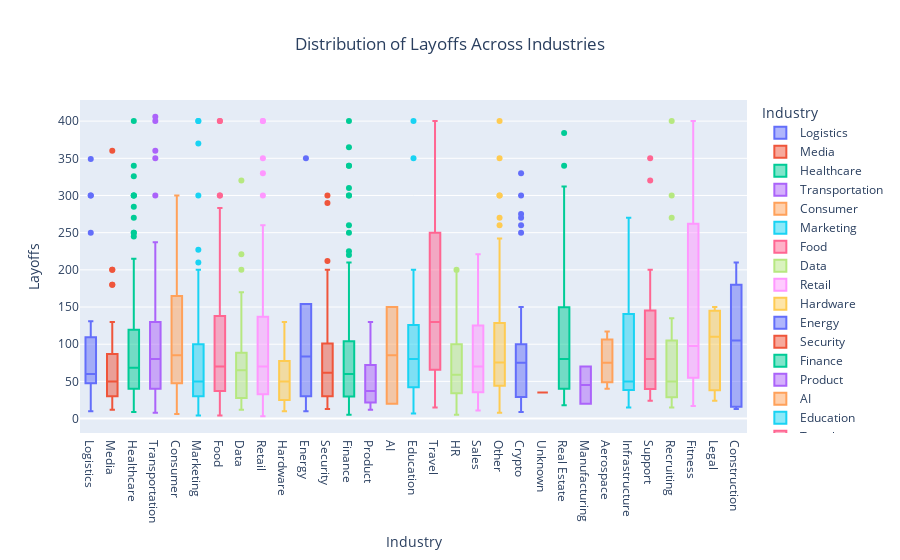

Write notebook code for a chart like this one.
### Markdown cell above
## 1. Industry Layoffs

### Code cell
# Box plot distribution of layoffs across industries
fig_industries_box = px.box(
    clean_df,
    x = 'Industry',
    y = 'Layoffs',
    title = 'Distribution of Layoffs Across Industries',
    color = 'Industry'
)

fig_industries_box.update_layout(title_x = 0.5)

fig_industries_box.show()

### Figure 1 — Plotly figure (JSON) as saved in the notebook; plotly's stock layout.template omitted (floating-point values rounded to 4 significant figures; data arrays with more than 128 entries replaced by an {"elided": "..."} marker saying what was removed)
{"data": [{"alignmentgroup": "True", "hovertemplate": "Industry=%{x}<br>Layoffs=%{y}<extra></extra>", "legendgroup": "Logistics", "marker": {"color": "#636efa"}, "name": "Logistics", "notched": false, "offsetgroup": "Logistics", "orientation": "v", "showlegend": true, "type": "box", "x": ["Logistics", "Logistics", "Logistics", "Logistics", "Logistics", "Logistics", "Logistics", "Logistics", "Logistics", "Logistics", "Logistics", "Logistics", "Logistics", "Logistics", "Logistics", "Logistics", "Logistics", "Logistics", "Logistics", "Logistics", "Logistics", "Logistics", "Logistics", "Logistics", "Logistics", "Logistics", "Logistics", "Logistics"], "x0": " ", "xaxis": "x", "y": [65, 99, 131, 50, 30, 130, 45, 300, 55, 60, 60, 60, 54, 30, 63, 120, 27, 10, 250, 90, 59, 300, 24, 10, 50, 75, 349, 65], "y0": " ", "yaxis": "y"}, {"alignmentgroup": "True", "hovertemplate": "Industry=%{x}<br>Layoffs=%{y}<extra></extra>", "legendgroup": "Media", "marker": {"color": "#EF553B"}, "name": "Media", "notched": false, "offsetgroup": "Media", "orientation": "v", "showlegend": true, "type": "box", "x": ["Media", "Media", "Media", "Media", "Media", "Media", "Media", "Media", "Media", "Media", "Media", "Media", "Media", "Media", "Media", "Media", "Media", "Media", "Media", "Media", "Media", "Media", "Media", "Media", "Media", "Media", "Media", "Media", "Media", "Media", "Media", "Media", "Media", "Media", "Media", "Media", "Media", "Media", "Media", "Media", "Media", "Media"], "x0": " ", "xaxis": "x", "y": [80, 100, 360, 60, 24, 37, 48, 22, 180, 200, 42, 12, 50, 17, 130, 120, 40, 50, 75, 180, 200, 40, 24, 70, 80, 39, 13, 60, 14, 56, 87, 23, 100, 46, 95, 26, 30, 50, 24, 51, 31, 30], "y0": " ", "yaxis": "y"}, {"alignmentgroup": "True", "hovertemplate": "Industry=%{x}<br>Layoffs=%{y}<extra></extra>", "legendgroup": "Healthcare", "marker": {"color": "#00cc96"}, "name": "Healthcare", "notched": false, "offsetgroup": "Healthcare", "orientation": "v", "showlegend": true, "type": "box", "x": ["Healthcare", "Healthcare", "Healthcare", "Healthcare", "Healthcare", "Healthcare", "Healthcare", "Healthcare", "Healthcare", "Healthcare", "Healthcare", "Healthcare", "Healthcare", "Healthcare", "Healthcare", "Healthcare", "Healthcare", "Healthcare", "Healthcare", "Healthcare", "Healthcare", "Healthcare", "Healthcare", "Healthcare", "Healthcare", "Healthcare", "Healthcare", "Healthcare", "Healthcare", "Healthcare", "Healthcare", "Healthcare", "Healthcare", "Healthcare", "Healthcare", "Healthcare", "Healthcare", "Healthcare", "Healthcare", "Healthcare", "Healthcare", "Healthcare", "Healthcare", "Healthcare", "Healthcare", "Healthcare", "Healthcare", "Healthcare", "Healthcare", "Healthcare", "Healthcare", "Healthcare", "Healthcare", "Healthcare", "Healthcare", "Healthcare", "Healthcare", "Healthcare", "Healthcare", "Healthcare", "Healthcare", "Healthcare", "Healthcare", "Healthcare", "Healthcare", "Healthcare", "Healthcare", "Healthcare", "Healthcare", "Healthcare", "Healthcare", "Healthcare", "Healthcare", "Healthcare", "Healthcare", "Healthcare", "Healthcare", "Healthcare", "Healthcare", "Healthcare", "Healthcare", "Healthcare", "Healthcare", "Healthcare", "Healthcare", "Healthcare", "Healthcare", "Healthcare"], "x0": " ", "xaxis": "x", "y": [49, 63, 70, 50, 100, 119, 114, 30, 50, 45, 50, 100, 71, 20, 181, 100, 75, 155, 270, 70, 326, 45, 23, 300, 285, 215, 31, 56, 130, 245, 200, 300, 31, 46, 50, 78, 113, 105, 59, 59, 36, 65, 300, 400, 62, 23, 30, 67, 120, 29, 40, 90, 140, 30, 95, 35, 80, 250, 16, 175, 90, 130, 100, 25, 50, 15, 11, 156, 110, 50, 18, 75, 50, 60, 150, 250, 100, 100, 47, 44, 10, 40, 23, 10, 340, 18, 100, 9], "y0": " ", "yaxis": "y"}, {"alignmentgroup": "True", "hovertemplate": "Industry=%{x}<br>Layoffs=%{y}<extra></extra>", "legendgroup": "Transportation", "marker": {"color": "#ab63fa"}, "name": "Transportation", "notched": false, "offsetgroup": "Transportation", "orientation": "v", "showlegend": true, "type": "box", "x": ["Transportation", "Transportation", "Transportation", "Transportation", "Transportation", "Transportation", "Transportation", "Transportation", "Transportation", "Transportation", "Transportation", "Transportation", "Transportation", "Transportation", "Transportation", "Transportation", "Transportation", "Transportation", "Transportation", "Transportation", "Transportation", "Transportation", "Transportation", "Transportation", "Transportation", "Transportation", "Transportation", "Transportation", "Transportation", "Transportation", "Transportation", "Transportation", "Transportation", "Transportation", "Transportation", "Transportation", "Transportation", "Transportation", "Transportation", "Transportation", "Transportation", "Transportation", "Transportation", "Transportation", "Transportation", "Transportation", "Transportation", "Transportation", "Transportation", "Transportation", "Transportation", "Transportation", "Transportation"], "x0": " ", "xaxis": "x", "y": [48, 128, 17, 300, 200, 102, 27, 46, 40, 360, 31, 80, 40, 350, 160, 80, 237, 130, 70, 65, 78, 75, 180, 63, 58, 76, 40, 16, 35, 35, 138, 400, 100, 111, 200, 30, 130, 40, 219, 35, 80, 57, 10, 130, 15, 100, 92, 23, 108, 406, 100, 100, 8], "y0": " ", "yaxis": "y"}, {"alignmentgroup": "True", "hovertemplate": "Industry=%{x}<br>Layoffs=%{y}<extra></extra>", "legendgroup": "Consumer", "marker": {"color": "#FFA15A"}, "name": "Consumer", "notched": false, "offsetgroup": "Consumer", "orientation": "v", "showlegend": true, "type": "box", "x": ["Consumer", "Consumer", "Consumer", "Consumer", "Consumer", "Consumer", "Consumer", "Consumer", "Consumer", "Consumer", "Consumer", "Consumer", "Consumer", "Consumer", "Consumer", "Consumer", "Consumer", "Consumer", "Consumer", "Consumer", "Consumer", "Consumer", "Consumer", "Consumer", "Consumer", "Consumer", "Consumer", "Consumer", "Consumer", "Consumer", "Consumer", "Consumer", "Consumer", "Consumer", "Consumer", "Consumer", "Consumer", "Consumer", "Consumer", "Consumer"], "x0": " ", "xaxis": "x", "y": [170, 40, 37, 130, 60, 78, 80, 85, 140, 60, 160, 95, 300, 35, 50, 140, 200, 80, 85, 23, 30, 25, 100, 30, 70, 90, 87, 180, 80, 250, 174, 270, 6, 155, 200, 45, 11, 50, 194, 250], "y0": " ", "yaxis": "y"}, {"alignmentgroup": "True", "hovertemplate": "Industry=%{x}<br>Layoffs=%{y}<extra></extra>", "legendgroup": "Marketing", "marker": {"color": "#19d3f3"}, "name": "Marketing", "notched": false, "offsetgroup": "Marketing", "orientation": "v", "showlegend": true, "type": "box", "x": ["Marketing", "Marketing", "Marketing", "Marketing", "Marketing", "Marketing", "Marketing", "Marketing", "Marketing", "Marketing", "Marketing", "Marketing", "Marketing", "Marketing", "Marketing", "Marketing", "Marketing", "Marketing", "Marketing", "Marketing", "Marketing", "Marketing", "Marketing", "Marketing", "Marketing", "Marketing", "Marketing", "Marketing", "Marketing", "Marketing", "Marketing", "Marketing", "Marketing", "Marketing", "Marketing", "Marketing", "Marketing", "Marketing", "Marketing", "Marketing", "Marketing", "Marketing", "Marketing", "Marketing", "Marketing", "Marketing", "Marketing", "Marketing", "Marketing", "Marketing", "Marketing", "Marketing", "Marketing", "Marketing", "Marketing", "Marketing", "Marketing", "Marketing", "Marketing", "Marketing", "Marketing", "Marketing", "Marketing", "Marketing", "Marketing", "Marketing", "Marketing", "Marketing", "Marketing", "Marketing", "Marketing", "Marketing", "Marketing", "Marketing", "Marketing", "Marketing", "Marketing", "Marketing", "Marketing"], "x0": " ", "xaxis": "x", "y": [125, 50, 40, 100, 8, 90, 75, 70, 80, 150, 40, 370, 100, 19, 40, 20, 70, 100, 62, 60, 120, 100, 60, 9, 200, 70, 130, 25, 50, 227, 35, 180, 59, 100, 13, 30, 400, 20, 31, 47, 40, 30, 38, 30, 45, 24, 30, 120, 8, 40, 60, 17, 400, 101, 70, 50, 35, 19, 90, 30, 60, 8, 48, 30, 21, 100, 53, 100, 77, 26, 300, 23, 52, 20, 15, 210, 5, 52, 4], "y0": " ", "yaxis": "y"}, {"alignmentgroup": "True", "hovertemplate": "Industry=%{x}<br>Layoffs=%{y}<extra></extra>", "legendgroup": "Food", "marker": {"color": "#FF6692"}, "name": "Food", "notched": false, "offsetgroup": "Food", "orientation": "v", "showlegend": true, "type": "box", "x": ["Food", "Food", "Food", "Food", "Food", "Food", "Food", "Food", "Food", "Food", "Food", "Food", "Food", "Food", "Food", "Food", "Food", "Food", "Food", "Food", "Food", "Food", "Food", "Food", "Food", "Food", "Food", "Food", "Food", "Food", "Food", "Food", "Food", "Food", "Food", "Food", "Food", "Food", "Food", "Food", "Food", "Food", "Food", "Food", "Food", "Food", "Food", "Food", "Food", "Food", "Food", "Food", "Food"], "x0": " ", "xaxis": "x", "y": [68, 65, 150, 30, 34, 283, 300, 134, 38, 81, 400, 100, 250, 17, 300, 40, 65, 40, 130, 27, 93, 100, 211, 50, 70, 70, 70, 200, 200, 26, 40, 60, 100, 23, 80, 50, 150, 21, 100, 20, 100, 60, 87, 180, 75, 35, 131, 4, 400, 196, 5, 9, 30], "y0": " ", "yaxis": "y"}, {"alignmentgroup": "True", "hovertemplate": "Industry=%{x}<br>Layoffs=%{y}<extra></extra>", "legendgroup": "Data", "marker": {"color": "#B6E880"}, "name": "Data", "notched": false, "offsetgroup": "Data", "orientation": "v", "showlegend": true, "type": "box", "x": ["Data", "Data", "Data", "Data", "Data", "Data", "Data", "Data", "Data", "Data", "Data", "Data", "Data", "Data", "Data", "Data", "Data", "Data", "Data", "Data", "Data", "Data", "Data", "Data", "Data", "Data", "Data", "Data", "Data", "Data", "Data", "Data", "Data", "Data", "Data", "Data", "Data", "Data", "Data"], "x0": " ", "xaxis": "x", "y": [60, 21, 84, 60, 170, 100, 320, 100, 99, 200, 221, 22, 30, 76, 24, 65, 12, 35, 30, 15, 80, 80, 30, 27, 70, 59, 100, 70, 70, 12, 65, 50, 80, 80, 20, 90, 90, 25, 20], "y0": " ", "yaxis": "y"}, {"alignmentgroup": "True", "hovertemplate": "Industry=%{x}<br>Layoffs=%{y}<extra></extra>", "legendgroup": "Retail", "marker": {"color": "#FF97FF"}, "name": "Retail", "notched": false, "offsetgroup": "Retail", "orientation": "v", "showlegend": true, "type": "box", "x": ["Retail", "Retail", "Retail", "Retail", "Retail", "Retail", "Retail", "Retail", "Retail", "Retail", "Retail", "Retail", "Retail", "Retail", "Retail", "Retail", "Retail", "Retail", "Retail", "Retail", "Retail", "Retail", "Retail", "Retail", "Retail", "Retail", "Retail", "Retail", "Retail", "Retail", "Retail", "Retail", "Retail", "Retail", "Retail", "Retail", "Retail", "Retail", "Retail", "Retail", "Retail", "Retail", "Retail", "Retail", "Retail", "Retail", "Retail", "Retail", "Retail", "Retail", "Retail", "Retail", "Retail", "Retail", "Retail", "Retail", "Retail", "Retail", "Retail", "Retail", "Retail", "Retail", "Retail", "Retail", "Retail", "Retail", "Retail", "Retail", "Retail", "Retail", "Retail", "Retail", "Retail", "Retail", "Retail", "Retail", "Retail", "Retail", "Retail", "Retail", "Retail", "Retail", "Retail", "Retail", "Retail", "Retail", "Retail"], "x0": " ", "xaxis": "x", "y": [37, 30, 225, 230, 24, 60, 350, 35, 22, 70, 251, 20, 45, 100, 40, 56, 32, 100, 230, 65, 100, 31, 100, 25, 40, 30, 25, 93, 180, 110, 134, 30, 50, 160, 80, 90, 56, 55, 138, 54, 60, 48, 50, 19, 24, 70, 13, 400, 30, 120, 100, 30, 191, 250, 100, 330, 70, 50, 200, 400, 29, 260, 300, 30, 150, 100, 3, 20, 120, 20, 100, 78, 44, 200, 235, 36, 200, 87, 60, 147, 60, 70, 65, 250, 23, 91, 20], "y0": " ", "yaxis": "y"}, {"alignmentgroup": "True", "hovertemplate": "Industry=%{x}<br>Layoffs=%{y}<extra></extra>", "legendgroup": "Hardware", "marker": {"color": "#FECB52"}, "name": "Hardware", "notched": false, "offsetgroup": "Hardware", "orientation": "v", "showlegend": true, "type": "box", "x": ["Hardware", "Hardware", "Hardware", "Hardware", "Hardware"], "x0": " ", "xaxis": "x", "y": [10, 130, 60, 50, 30], "y0": " ", "yaxis": "y"}, {"alignmentgroup": "True", "hovertemplate": "Industry=%{x}<br>Layoffs=%{y}<extra></extra>", "legendgroup": "Energy", "marker": {"color": "#636efa"}, "name": "Energy", "notched": false, "offsetgroup": "Energy", "orientation": "v", "showlegend": true, "type": "box", "x": ["Energy", "Energy", "Energy", "Energy", "Energy", "Energy"], "x0": " ", "xaxis": "x", "y": [154, 350, 10, 30, 120, 47], "y0": " ", "yaxis": "y"}, {"alignmentgroup": "True", "hovertemplate": "Industry=%{x}<br>Layoffs=%{y}<extra></extra>", "legendgroup": "Security", "marker": {"color": "#EF553B"}, "name": "Security", "notched": false, "offsetgroup": "Security", "orientation": "v", "showlegend": true, "type": "box", "x": ["Security", "Security", "Security", "Security", "Security", "Security", "Security", "Security", "Security", "Security", "Security", "Security", "Security", "Security", "Security", "Security", "Security", "Security", "Security", "Security", "Security", "Security", "Security", "Security", "Security", "Security", "Security", "Security", "Security", "Security", "Security", "Security", "Security", "Security", "Security", "Security", "Security", "Security", "Security", "Security", "Security", "Security", "Security", "Security", "Security", "Security", "Security", "Security", "Security", "Security"], "x0": " ", "xaxis": "x", "y": [60, 27, 101, 300, 200, 46, 30, 60, 50, 290, 100, 50, 177, 19, 66, 212, 19, 30, 100, 100, 100, 30, 25, 20, 65, 170, 110, 100, 200, 198, 20, 24, 38, 100, 55, 125, 115, 27, 70, 22, 90, 55, 16, 100, 130, 30, 50, 63, 13, 24], "y0": " ", "yaxis": "y"}, {"alignmentgroup": "True", "hovertemplate": "Industry=%{x}<br>Layoffs=%{y}<extra></extra>", "legendgroup": "Finance", "marker": {"color": "#00cc96"}, "name": "Finance", "notched": false, "offsetgroup": "Finance", "orientation": "v", "showlegend": true, "type": "box", "x": {"elided": "169 str values"}, "x0": " ", "xaxis": "x", "y": {"elided": "169 int values"}, "y0": " ", "yaxis": "y"}, {"alignmentgroup": "True", "hovertemplate": "Industry=%{x}<br>Layoffs=%{y}<extra></extra>", "legendgroup": "Product", "marker": {"color": "#ab63fa"}, "name": "Product", "notched": false, "offsetgroup": "Product", "orientation": "v", "showlegend": true, "type": "box", "x": ["Product", "Product", "Product", "Product", "Product", "Product", "Product", "Product", "Product", "Product", "Product", "Product", "Product", "Product", "Product", "Product", "Product", "Product", "Product"], "x0": " ", "xaxis": "x", "y": [40, 37, 100, 130, 21, 20, 48, 23, 45, 80, 23, 100, 20, 24, 34, 90, 39, 18, 12], "y0": " ", "yaxis": "y"}, {"alignmentgroup": "True", "hovertemplate": "Industry=%{x}<br>Layoffs=%{y}<extra></extra>", "legendgroup": "AI", "marker": {"color": "#FFA15A"}, "name": "AI", "notched": false, "offsetgroup": "AI", "orientation": "v", "showlegend": true, "type": "box", "x": ["AI", "AI"], "x0": " ", "xaxis": "x", "y": [150, 20], "y0": " ", "yaxis": "y"}, {"alignmentgroup": "True", "hovertemplate": "Industry=%{x}<br>Layoffs=%{y}<extra></extra>", "legendgroup": "Education", "marker": {"color": "#19d3f3"}, "name": "Education", "notched": false, "offsetgroup": "Education", "orientation": "v", "showlegend": true, "type": "box", "x": ["Education", "Education", "Education", "Education", "Education", "Education", "Education", "Education", "Education", "Education", "Education", "Education", "Education", "Education", "Education", "Education", "Education", "Education", "Education", "Education", "Education", "Education", "Education", "Education", "Education", "Education", "Education", "Education", "Education", "Education", "Education", "Education", "Education", "Education", "Education", "Education", "Education", "Education", "Education"], "x0": " ", "xaxis": "x", "y": [120, 29, 87, 42, 106, 80, 128, 172, 81, 89, 42, 27, 76, 400, 43, 45, 90, 350, 55, 47, 80, 73, 60, 31, 120, 150, 33, 26, 12, 145, 200, 72, 150, 100, 37, 150, 16, 140, 7], "y0": " ", "yaxis": "y"}, {"alignmentgroup": "True", "hovertemplate": "Industry=%{x}<br>Layoffs=%{y}<extra></extra>", "legendgroup": "Travel", "marker": {"color": "#FF6692"}, "name": "Travel", "notched": false, "offsetgroup": "Travel", "orientation": "v", "showlegend": true, "type": "box", "x": ["Travel", "Travel", "Travel", "Travel", "Travel", "Travel", "Travel", "Travel", "Travel", "Travel", "Travel", "Travel", "Travel", "Travel", "Travel", "Travel", "Travel", "Travel", "Travel", "Travel", "Travel", "Travel", "Travel", "Travel", "Travel", "Travel", "Travel", "Travel", "Travel"], "x0": " ", "xaxis": "x", "y": [125, 250, 175, 50, 164, 100, 109, 144, 250, 30, 200, 90, 350, 300, 350, 70, 69, 160, 15, 300, 35, 80, 250, 300, 56, 400, 38, 50, 130], "y0": " ", "yaxis": "y"}, {"alignmentgroup": "True", "hovertemplate": "Industry=%{x}<br>Layoffs=%{y}<extra></extra>", "legendgroup": "HR", "marker": {"color": "#B6E880"}, "name": "HR", "notched": false, "offsetgroup": "HR", "orientation": "v", "showlegend": true, "type": "box", "x": ["HR", "HR", "HR", "HR", "HR", "HR", "HR", "HR", "HR", "HR", "HR", "HR", "HR", "HR", "HR", "HR", "HR", "HR", "HR", "HR", "HR", "HR", "HR", "HR", "HR", "HR", "HR", "HR", "HR", "HR", "HR", "HR", "HR", "HR", "HR", "HR", "HR"], "x0": " ", "xaxis": "x", "y": [73, 150, 100, 58, 14, 35, 90, 140, 130, 200, 126, 90, 105, 60, 198, 17, 35, 11, 31, 29, 5, 16, 54, 100, 64, 36, 16, 60, 110, 87, 55, 40, 58, 10, 59, 35, 70], "y0": " ", "yaxis": "y"}, {"alignmentgroup": "True", "hovertemplate": "Industry=%{x}<br>Layoffs=%{y}<extra></extra>", "legendgroup": "Sales", "marker": {"color": "#FF97FF"}, "name": "Sales", "notched": false, "offsetgroup": "Sales", "orientation": "v", "showlegend": true, "type": "box", "x": ["Sales", "Sales", "Sales", "Sales", "Sales", "Sales", "Sales", "Sales", "Sales", "Sales", "Sales", "Sales", "Sales", "Sales", "Sales", "Sales", "Sales", "Sales", "Sales", "Sales", "Sales"], "x0": " ", "xaxis": "x", "y": [140, 140, 120, 17, 70, 221, 80, 100, 100, 40, 37, 31, 143, 120, 150, 27, 60, 57, 15, 51, 11], "y0": " ", "yaxis": "y"}, {"alignmentgroup": "True", "hovertemplate": "Industry=%{x}<br>Layoffs=%{y}<extra></extra>", "legendgroup": "Other", "marker": {"color": "#FECB52"}, "name": "Other", "notched": false, "offsetgroup": "Other", "orientation": "v", "showlegend": true, "type": "box", "x": ["Other", "Other", "Other", "Other", "Other", "Other", "Other", "Other", "Other", "Other", "Other", "Other", "Other", "Other", "Other", "Other", "Other", "Other", "Other", "Other", "Other", "Other", "Other", "Other", "Other", "Other", "Other", "Other", "Other", "Other", "Other", "Other", "Other", "Other", "Other", "Other", "Other", "Other", "Other", "Other", "Other", "Other", "Other", "Other", "Other", "Other", "Other", "Other", "Other", "Other", "Other", "Other", "Other", "Other", "Other", "Other"], "x0": " ", "xaxis": "x", "y": [35, 75, 300, 13, 60, 80, 28, 90, 100, 60, 80, 137, 43, 74, 112, 300, 10, 50, 200, 8, 400, 85, 141, 119, 90, 115, 137, 100, 110, 270, 43, 200, 80, 25, 34, 120, 76, 180, 50, 45, 50, 50, 50, 60, 30, 242, 18, 18, 23, 50, 60, 350, 138, 62, 260, 30], "y0": " ", "yaxis": "y"}, {"alignmentgroup": "True", "hovertemplate": "Industry=%{x}<br>Layoffs=%{y}<extra></extra>", "legendgroup": "Crypto", "marker": {"color": "#636efa"}, "name": "Crypto", "notched": false, "offsetgroup": "Crypto", "orientation": "v", "showlegend": true, "type": "box", "x": ["Crypto", "Crypto", "Crypto", "Crypto", "Crypto", "Crypto", "Crypto", "Crypto", "Crypto", "Crypto", "Crypto", "Crypto", "Crypto", "Crypto", "Crypto", "Crypto", "Crypto", "Crypto", "Crypto", "Crypto", "Crypto", "Crypto", "Crypto", "Crypto", "Crypto", "Crypto", "Crypto", "Crypto", "Crypto", "Crypto", "Crypto", "Crypto", "Crypto", "Crypto", "Crypto", "Crypto", "Crypto", "Crypto", "Crypto", "Crypto", "Crypto", "Crypto", "Crypto", "Crypto", "Crypto", "Crypto"], "x0": " ", "xaxis": "x", "y": [150, 26, 80, 30, 16, 17, 75, 100, 30, 89, 44, 29, 21, 330, 110, 100, 275, 10, 33, 100, 20, 20, 59, 134, 100, 30, 20, 150, 68, 42, 30, 150, 12, 300, 70, 270, 9, 24, 250, 260, 100, 90, 80, 80, 75, 91], "y0": " ", "yaxis": "y"}, {"alignmentgroup": "True", "hovertemplate": "Industry=%{x}<br>Layoffs=%{y}<extra></extra>", "legendgroup": "Unknown", "marker": {"color": "#EF553B"}, "name": "Unknown", "notched": false, "offsetgroup": "Unknown", "orientation": "v", "showlegend": true, "type": "box", "x": ["Unknown"], "x0": " ", "xaxis": "x", "y": [35], "y0": " ", "yaxis": "y"}, {"alignmentgroup": "True", "hovertemplate": "Industry=%{x}<br>Layoffs=%{y}<extra></extra>", "legendgroup": "Real Estate", "marker": {"color": "#00cc96"}, "name": "Real Estate", "notched": false, "offsetgroup": "Real Estate", "orientation": "v", "showlegend": true, "type": "box", "x": ["Real Estate", "Real Estate", "Real Estate", "Real Estate", "Real Estate", "Real Estate", "Real Estate", "Real Estate", "Real Estate", "Real Estate", "Real Estate", "Real Estate", "Real Estate", "Real Estate", "Real Estate", "Real Estate", "Real Estate", "Real Estate", "Real Estate", "Real Estate", "Real Estate", "Real Estate", "Real Estate", "Real Estate", "Real Estate", "Real Estate", "Real Estate", "Real Estate", "Real Estate", "Real Estate", "Real Estate", "Real Estate", "Real Estate", "Real Estate", "Real Estate", "Real Estate", "Real Estate", "Real Estate", "Real Estate"], "x0": " ", "xaxis": "x", "y": [40, 149, 40, 61, 201, 340, 18, 312, 30, 100, 300, 300, 64, 100, 40, 40, 29, 200, 39, 384, 45, 160, 115, 119, 57, 20, 24, 73, 28, 20, 88, 47, 40, 236, 90, 130, 127, 80, 150], "y0": " ", "yaxis": "y"}, {"alignmentgroup": "True", "hovertemplate": "Industry=%{x}<br>Layoffs=%{y}<extra></extra>", "legendgroup": "Manufacturing", "marker": {"color": "#ab63fa"}, "name": "Manufacturing", "notched": false, "offsetgroup": "Manufacturing", "orientation": "v", "showlegend": true, "type": "box", "x": ["Manufacturing", "Manufacturing"], "x0": " ", "xaxis": "x", "y": [70, 20], "y0": " ", "yaxis": "y"}, {"alignmentgroup": "True", "hovertemplate": "Industry=%{x}<br>Layoffs=%{y}<extra></extra>", "legendgroup": "Aerospace", "marker": {"color": "#FFA15A"}, "name": "Aerospace", "notched": false, "offsetgroup": "Aerospace", "orientation": "v", "showlegend": true, "type": "box", "x": ["Aerospace", "Aerospace", "Aerospace"], "x0": " ", "xaxis": "x", "y": [117, 75, 40], "y0": " ", "yaxis": "y"}, {"alignmentgroup": "True", "hovertemplate": "Industry=%{x}<br>Layoffs=%{y}<extra></extra>", "legendgroup": "Infrastructure", "marker": {"color": "#19d3f3"}, "name": "Infrastructure", "notched": false, "offsetgroup": "Infrastructure", "orientation": "v", "showlegend": true, "type": "box", "x": ["Infrastructure", "Infrastructure", "Infrastructure", "Infrastructure", "Infrastructure", "Infrastructure", "Infrastructure", "Infrastructure", "Infrastructure", "Infrastructure", "Infrastructure", "Infrastructure", "Infrastructure", "Infrastructure", "Infrastructure", "Infrastructure", "Infrastructure"], "x0": " ", "xaxis": "x", "y": [255, 134, 40, 50, 40, 200, 95, 40, 110, 270, 15, 80, 160, 34, 30, 50, 30], "y0": " ", "yaxis": "y"}, {"alignmentgroup": "True", "hovertemplate": "Industry=%{x}<br>Layoffs=%{y}<extra></extra>", "legendgroup": "Support", "marker": {"color": "#FF6692"}, "name": "Support", "notched": false, "offsetgroup": "Support", "orientation": "v", "showlegend": true, "type": "box", "x": ["Support", "Support", "Support", "Support", "Support", "Support", "Support", "Support", "Support", "Support", "Support", "Support", "Support", "Support", "Support", "Support", "Support", "Support", "Support", "Support", "Support"], "x0": " ", "xaxis": "x", "y": [320, 114, 100, 155, 142, 30, 76, 90, 124, 350, 200, 78, 193, 49, 52, 39, 36, 33, 40, 80, 24], "y0": " ", "yaxis": "y"}, {"alignmentgroup": "True", "hovertemplate": "Industry=%{x}<br>Layoffs=%{y}<extra></extra>", "legendgroup": "Recruiting", "marker": {"color": "#B6E880"}, "name": "Recruiting", "notched": false, "offsetgroup": "Recruiting", "orientation": "v", "showlegend": true, "type": "box", "x": ["Recruiting", "Recruiting", "Recruiting", "Recruiting", "Recruiting", "Recruiting", "Recruiting", "Recruiting", "Recruiting", "Recruiting", "Recruiting", "Recruiting", "Recruiting", "Recruiting", "Recruiting", "Recruiting", "Recruiting", "Recruiting", "Recruiting", "Recruiting", "Recruiting"], "x0": " ", "xaxis": "x", "y": [270, 58, 100, 86, 15, 100, 50, 23, 36, 300, 135, 40, 25, 120, 86, 18, 39, 46, 400, 30, 15], "y0": " ", "yaxis": "y"}, {"alignmentgroup": "True", "hovertemplate": "Industry=%{x}<br>Layoffs=%{y}<extra></extra>", "legendgroup": "Fitness", "marker": {"color": "#FF97FF"}, "name": "Fitness", "notched": false, "offsetgroup": "Fitness", "orientation": "v", "showlegend": true, "type": "box", "x": ["Fitness", "Fitness", "Fitness", "Fitness", "Fitness", "Fitness", "Fitness", "Fitness", "Fitness", "Fitness"], "x0": " ", "xaxis": "x", "y": [80, 30, 300, 400, 55, 95, 262, 154, 100, 17], "y0": " ", "yaxis": "y"}, {"alignmentgroup": "True", "hovertemplate": "Industry=%{x}<br>Layoffs=%{y}<extra></extra>", "legendgroup": "Legal", "marker": {"color": "#FECB52"}, "name": "Legal", "notched": false, "offsetgroup": "Legal", "orientation": "v", "showlegend": true, "type": "box", "x": ["Legal", "Legal", "Legal", "Legal", "Legal", "Legal", "Legal"], "x0": " ", "xaxis": "x", "y": [24, 130, 62, 150, 30, 110, 150], "y0": " ", "yaxis": "y"}, {"alignmentgroup": "True", "hovertemplate": "Industry=%{x}<br>Layoffs=%{y}<extra></extra>", "legendgroup": "Construction", "marker": {"color": "#636efa"}, "name": "Construction", "notched": false, "offsetgroup": "Construction", "orientation": "v", "showlegend": true, "type": "box", "x": ["Construction", "Construction", "Construction", "Construction", "Construction", "Construction"], "x0": " ", "xaxis": "x", "y": [13, 210, 70, 140, 180, 16], "y0": " ", "yaxis": "y"}], "layout": {"boxmode": "overlay", "legend": {"title": {"text": "Industry"}, "tracegroupgap": 0}, "title": {"text": "Distribution of Layoffs Across Industries", "x": 0.5}, "xaxis": {"anchor": "y", "categoryarray": ["Logistics", "Media", "Healthcare", "Transportation", "Consumer", "Marketing", "Food", "Data", "Retail", "Hardware", "Energy", "Security", "Finance", "Product", "AI", "Education", "Travel", "HR", "Sales", "Other", "Crypto", "Unknown", "Real Estate", "Manufacturing", "Aerospace", "Infrastructure", "Support", "Recruiting", "Fitness", "Legal", "Construction"], "categoryorder": "array", "domain": [0, 1], "title": {"text": "Industry"}}, "yaxis": {"anchor": "x", "domain": [0, 1], "title": {"text": "Layoffs"}}}}
